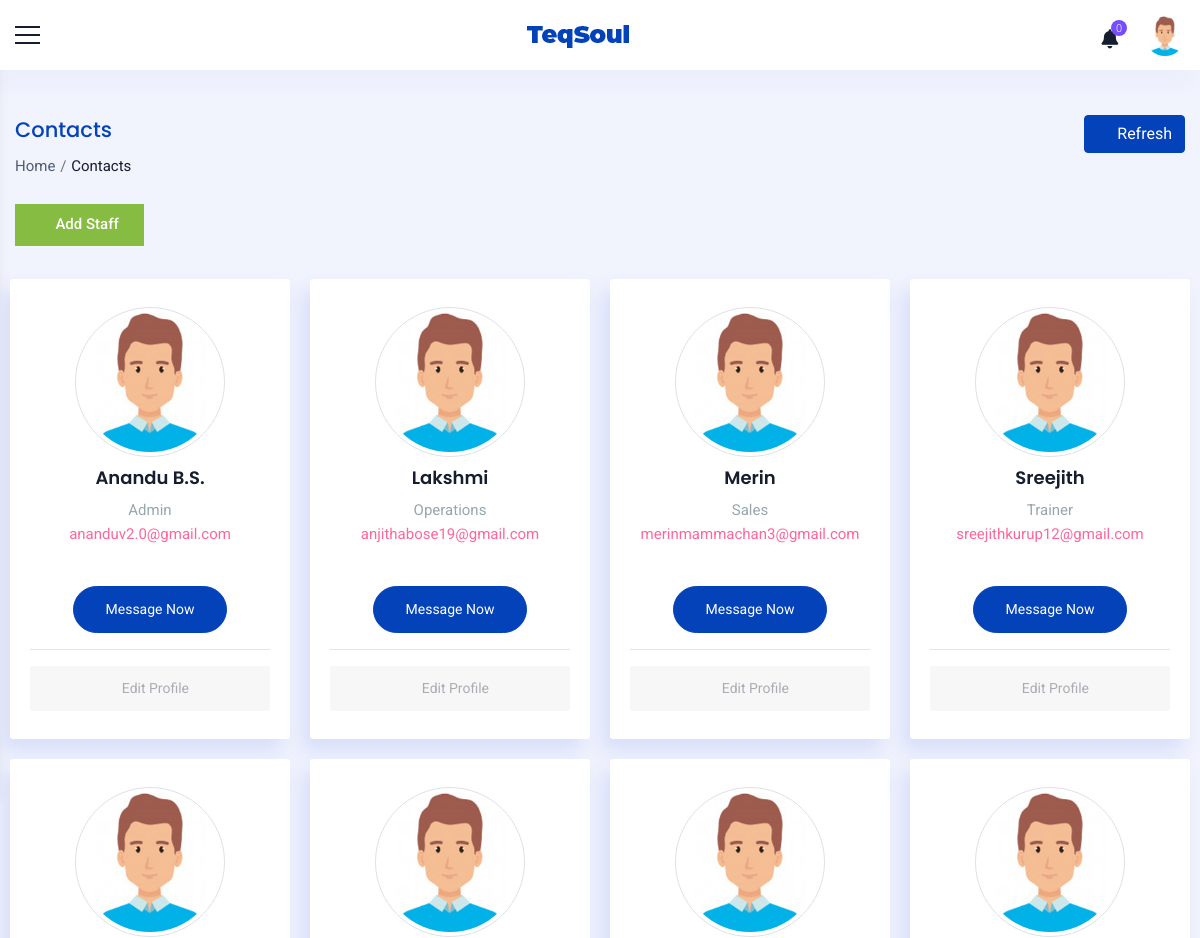
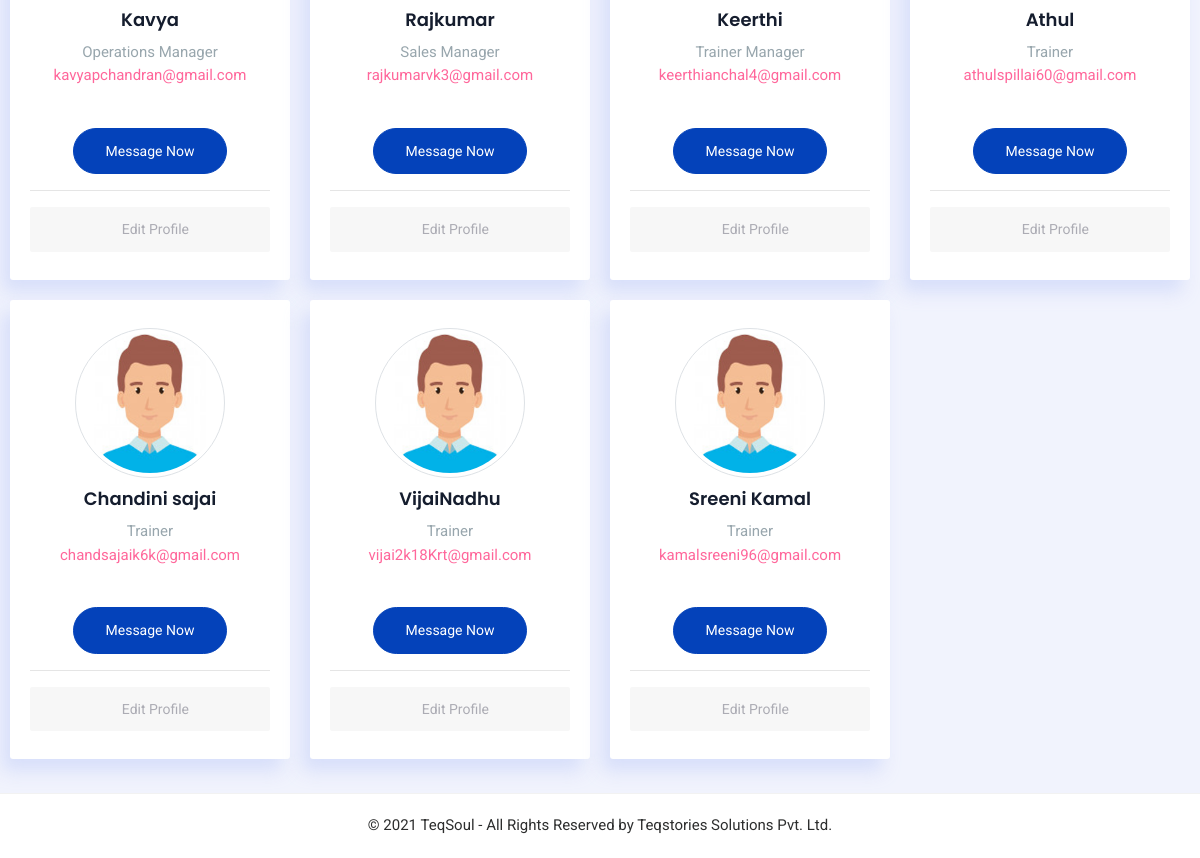
Page /staff/contacts/ (signed in) on the committed database (2 pictures, top to bottom).
### accounts/models.py (models this page shows, shortened)
class Staff(models.Model):
    value= (
    ('1', 'Operations'),
    ('2', 'Sales'),
    ('3', 'Trainer'),
    ('4', 'Admin'),
    ('5', 'Operations Manager'),
    ('6', 'Sales Manager'),
    ('7', 'Trainer Manager'),
    )
    user = models.OneToOneField(User,on_delete=models.CASCADE,null=True,blank=True)
    name = models.CharField(max_length=100,null=True, blank=True)
    empid = models.CharField(max_length=100,null=True, blank=True)
    mobile = models.CharField(max_length=10,null=True, blank=True)
    email = models.EmailField(max_length=200,null=True, blank=True)
    sex = models.CharField(max_length=10,null=True,choices=sex_choices, blank=True)
    dob = models.DateField(null=True, blank=True)
    doj = models.DateField(null=True, blank=True)
    blood_group = models.CharField(max_length=100,null=True, blank=True,choices=groups)
    house = models.CharField(max_length=100,null=True, blank=True)
    street =models.CharField(max_length=100,null=True, blank=True)
    street2 =models.CharField(max_length=100,null=True, blank=True)
    city = models.CharField(max_length=100,null=True, blank=True)
    state = models.CharField(max_length=100,null=True,choices=state, blank=True)
    pin = models.CharField(max_length=100,null=True,blank=True)
    stype = models.CharField(max_length=100,null=True,choices=value, blank=True)
    status = models.CharField(max_length=20,choices=(('Active','Active'),('Inactive','Inactive')),default='Active')
    profile_pic = models.ImageField(null=True, blank=True,upload_to='images/dp/',default='accounts/static/images/user3.png')
    facebook = models.CharField(max_length=1000, null=True, blank=True)
    linkedin = models.CharField(max_length=1000, null=True, blank=True)
    instagram = models.CharField(max_length=1000, null=True, blank=True)
    approval = models.BooleanField(null=True, blank=True, default=False)
    class Meta:
        unique_together = [['name']]

### accounts/views.py (the view)
# urls.py: path('staff/contacts/',ViewStaff.as_view(),name='view_contacts'),
class ViewStaff(View):
    def get(self, request):
        x = StaffCheck(request)
        if x == True:
            staff = Staff.objects.get(user=request.user)
            notify = Notifications(staff)
            count = CountNotifications(notify)
            contacts = Staff.objects.filter(~Q(user=request.user),approval=True)
            context={'count':count,'notify':notify,'staff':staff,'contacts':contacts}
            return render(request,'common/contacts.html',context)
        else:
            if request.user.is_authenticated:
                return render(request,'messages/common/permission_error.html')
            else:
                return redirect('home')

### accounts/functions.py (called while the page is built)
def StaffCheck(request):
    user = request.user
    if user.is_authenticated:
        try:
            staff = Staff.objects.get(user=user)
            if staff:
                return (True)
            else:
                return (False)
        except:
            return (False)
    else:
        return (False)

def Notifications(staff):
    notifications = Notification.objects.filter(user1=staff,status='2').order_by('-date').order_by('-time')
    return notifications

def CountNotifications(notifications):
    count = 0
    for i in notifications:
        count = count +1
    return count

### accounts/templates/common/contacts.html (shortened to what this page needs)
{% extends 'common/main.html' %}
{% load static %}
{% block content %}
{% include 'common/header.html' %}
<div class="container_full">
    <div class="content_wrapper bg_homebefore inner-wrapper tables-sec">
        <div class="container-fluid">
            <div class="breadcrumbbar">
                <div class="row">
                    <div class="col-md-8 col-lg-8">
                        <h4 class="page-title">Contacts</h4>
                        <div class="breadcrumb-list">
                            <ol class="breadcrumb">
                                <li class="breadcrumb-item"><a href="{% url 'home' %}">Home</a></li>
                                <li class="breadcrumb-item active" aria-current="page">Contacts</li>
                            </ol>
                        </div>
                    </div>
                    <div class="col-md-4 col-lg-4 mr-0">
                        <div class="widgetbar">
                            <button class="btn btn-primary" onclick="window.location.reload()"><i class="ti ti-reload mr-2"></i>Refresh</button>
                        </div>
                    </div>
                </div>
            </div>
        <div class="row">
            {% if staff.stype == '4' or staff.stype == '5' or staff.stype == '6' or staff.stype == '7' %}
            <div class="col-sm-4"> <a href="{% url 'add_staff' %}" class="bttn btn-custom waves-effect waves-light mb-4" data-animation="fadein" data-plugin="custommodal"
                                             data-overlaySpeed="200" data-overlayColor="#36404a"><i class="ti ti-plus"></i> Add Staff</a> </div>
            {% endif %}
          </div>
          <div class="row">
            {% for i in contacts %}
            <div class="col-md-3 col-12" style="padding:10px">
              <div class="text-center card">
                <div class="member-card pt-2 pb-2">
                  <div class="thumb-lg member-thumb m-b-10 mx-auto"> <img src="{{i.profile_pic.url}}" class="rounded-circle img-thumbnail" alt="{{i.name}}" style="width: 150px;height:150px"> </div>
                  <div class="">
                    <h4 class="m-b-5">{{i.name}}</h4>
                    <p class="text-muted">{{i.get_stype_display}} <br> <span> <a href="mailto:{{i.email}}" class="text-pink">{{i.email}}</a> </span></p>
                  </div>
                  <a href="{% url 'message' i.id %}"><button type="button" class="btn btn-primary m-t-20 btn-rounded btn-bordered waves-effect w-md waves-light">Message Now</button></a>
                  {% if staff.stype == '4' %}
                  <hr>
                  <a href="{% url 'edit_staff' i.id %}" class="btn btn-secondary-rgba" style="width: 100%;"><i class="ti ti-pencil-alt"></i>Edit Profile</a>
                  {% endif %}
                </div>
              </div>
            </div>
            {% empty %}
            &nbsp;&nbsp;&nbsp;&nbsp;
            <div class="alert alert-danger alert-dismissible fade show" role="alert"> <strong>Ohh no!</strong> You don't have any contacts added .
              <button type="button" class="close" data-dismiss="alert" aria-label="Close"> <span aria-hidden="true">&times;</span> </button>
            </div>
            {% endfor %}
          </div>
          <div class="row">
            <div class="col-12">
            </div>
          </div>
        </div>
    </div>
    {% include 'common/footer.html' %}
</div>
{% endblock %}

### accounts/templates/common/header.html (shortened to what this page needs)
{% load static %}
<div class="header-bg">
    <header class="main-header">
      <div class="container_header phone_view border_top_bott">
        <div class="row">
          <div class="col-md-12 d-flex justify-content-between align-items-center">
            <div class="menu-icon"> <a href="javascript:void(0)" class="menu-toggler sidebar-toggler"></a> </div>
            <div class="logo d-flex align-items-center justify-content-center"> <a href="javascript:void(0)"> <strong
                  class="logo_icon"> <img src="{% static 'images/small-logo.png' %}" alt=""> </strong>  </a> </div>
            <div class="right_detail">
              <div class="row d-flex align-items-center justify-content-end">
                <div class="col-xl-12 col-12 d-flex justify-content-end">
                  <div class="right_bar_top d-flex align-items-center">
                    {% if staff %}
                        {% include 'common/notifications.html' %}
                        <div class="dropdown dropdown-user"> <a href="javascript:void(0)" class="dropdown-toggle"
                            data-toggle="dropdown" data-hover="dropdown" data-close-others="true" aria-expanded="true"> <img
                              class="img-circle pro_pic" src="{{staff.profile_pic.url}}" alt="{{staff.name}}"> </a>
                        </div>
                    {% endif %}
                  </div>
                </div>
              </div>
            </div>
          </div>
        </div>
      </div>
    </header>
  </div>

### static/css/style.css (style rules this page uses)
* { margin: 0; padding: 0; }
body { font-family: 'Roboto', sans-serif; font-size: 15px; line-height: 1.57143; font-weight: 400; color: #2d2e2e; }
h1, h2, h3, h4, h5, h6 { font-family: Poppins, sans-serif; margin-top: 0; font-weight: 600; color: #151d2e; }
a { color: #2d2e2e; transition: all 0.3s ease 0s; }
a, a:hover, a:active, a:focus { outline: none; text-decoration: none; }
.bttn, .bttn * { transition: all 0.3s ease 0s; }
i { transition: all 0.4s ease-in-out 0s; }
.img-circle { border-radius: 50%; }
.rounded-circle { border-radius: 50% !important; }
.m-t-20 { margin-top: 20px !important; }
.text-muted { color: #98a6ad !important; }
.text-pink { color: #ff679b !important; }
.btn-primary { color: #ffffff; background-color: #0442ba; border-color: #0442ba; box-shadow: none; }
.bttn { display: inline-block; vertical-align: middle; -webkit-transform: perspective(1px) translateZ(0); transform: perspective(1px) translateZ(0); box-shadow: 0 0 1px rgba(0, 0, 0, 0); position: relative; -webkit-transition-property: color; transition-property: color; -webkit-transition-duration: 0.5s; transition-duration: 0.5s; border-radius: 0; padding: 9px 25px 9px; font-size: 15px; color: #fff; font-weight: 500; background: #86bc42; border: none; }
.bttn:before { content: ""; position: absolute; z-index: -1; top: 0; left: 0; right: 0; bottom: 0; background: #242c42; -webkit-transform: scaleX(0); transform: scaleX(0); -webkit-transform-origin: 0 50%; transform-origin: 0 50%; -webkit-transition-property: transform; transition-property: transform; -webkit-transition-duration: 0.5s; transition-duration: 0.5s; -webkit-transition-timing-function: ease-out; transition-timing-function: ease-out; }
.container_full { background: #f1f3fd; margin-top: 70px; position: relative; min-height: calc(100vh - 133px); overflow-x: hidden; }
.content_wrapper { margin-left: 0; margin-right: 0px; margin-top: 0; min-height: 600px; padding: 25px 0px 0px 0px; position: relative; }
.bg_homebefore { position: relative; }
.content_wrapper { padding-top: 25px; transition: all 0.3s; margin-left: 0px; }
.card { border-radius: 3px; background-color: #ffffff; box-shadow: -8px 12px 18px 0 rgba(209, 218, 249, 0.8); border: none; }
.breadcrumbbar { margin: 20px 0 25px; padding: 0; background-color: transparent; border-radius: 3px; }
.breadcrumbbar .page-title { color: #0442ba; font-size: 21px; font-weight: 500; line-height: 30px; margin-bottom: 10px; }
.breadcrumbbar .breadcrumb-list { text-align: left; }
.breadcrumbbar .breadcrumb { margin: 0; padding: 0; display: inline-flex; background-color: transparent; }
.breadcrumbbar .breadcrumb .breadcrumb-item a { color: #4e5d71; }
.breadcrumbbar .breadcrumb .breadcrumb-item.active { color: #151d2e; }
.breadcrumbbar .breadcrumb-item + .breadcrumb-item { padding-left: 0.3rem; }
.breadcrumbbar .breadcrumb-item + .breadcrumb-item::before { padding-right: 0.3rem; }
.breadcrumbbar .widgetbar { text-align: right; }
.btn-secondary-rgba { background-color: rgba(172, 172, 180, 0.1); border: none; color: #acacb4; }
.btn-rounded { border-radius: 20px; }
.member-card h4 { line-height: 22px; font-size: 18px; margin: 10px 0; }
.member-card .btn { border-radius: 2px; font-size: 14px; outline: none !important; padding: 0.74rem 1.94rem; }
.member-card .btn-rounded { border-radius: 2em; }
.tables-sec .card { padding: 20px; }

### rows in the picture
Staff: profile_pic (picture)
Staff: profile_pic (picture), name "Anandu B.S.", stype "Admin", email "ananduv2.0@gmail.com"
Staff: profile_pic (picture), name "Lakshmi", stype "Operations", email "anjithabose19@gmail.com"
Staff: profile_pic (picture), name "Merin", stype "Sales", email "merinmammachan3@gmail.com"
Staff: profile_pic (picture), name "Sreejith", stype "Trainer", email "sreejithkurup12@gmail.com"
Staff: profile_pic (picture), name "Kavya", stype "Operations Manager", email "kavyapchandran@gmail.com"
Staff: profile_pic (picture), name "Rajkumar", stype "Sales Manager", email "rajkumarvk3@gmail.com"
Staff: profile_pic (picture), name "Keerthi", stype "Trainer Manager", email "keerthianchal4@gmail.com"
Staff: profile_pic (picture), name "Athul", stype "Trainer", email "athulspillai60@gmail.com"
Staff: profile_pic (picture), name "Chandini sajai", stype "Trainer", email "chandsajaik6k@gmail.com"
Staff: profile_pic (picture), name "VijaiNadhu", stype "Trainer", email "vijai2k18Krt@gmail.com"
Staff: profile_pic (picture), name "Sreeni Kamal", stype "Trainer", email "kamalsreeni96@gmail.com"

### other values in the picture
{{ count }} "0"
